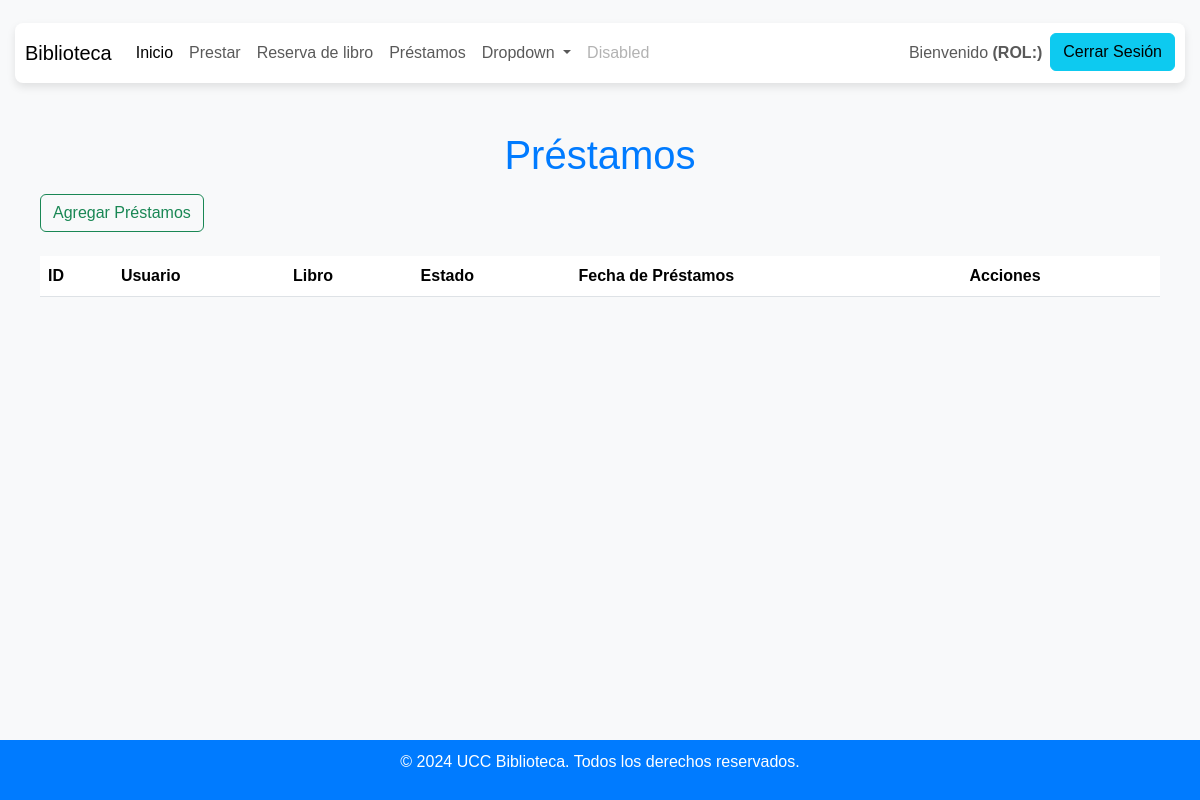
The page /prestamos/ on the database as committed earlier.
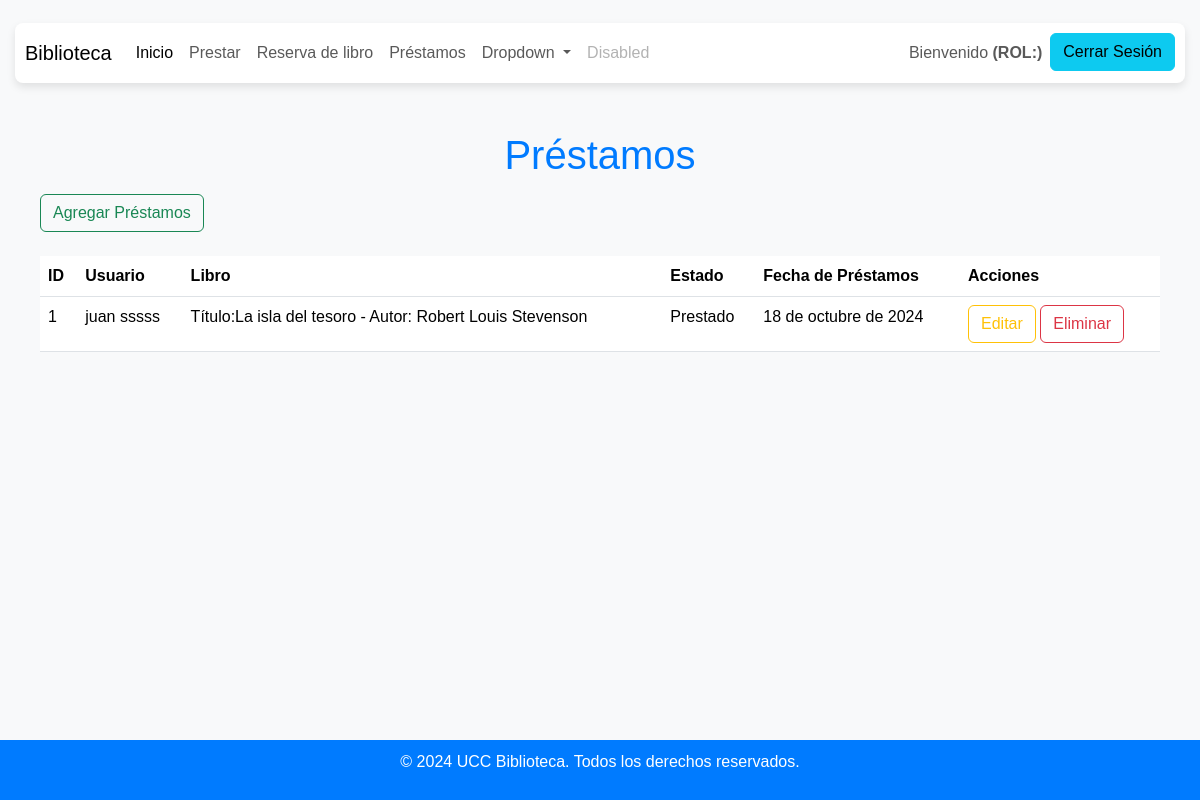
The same page on the database as committed later.
### biblioteca/models.py (models this page shows)
class Prestamo(models.Model):
    usuario = models.ForeignKey('Usuario', on_delete=models.DO_NOTHING)
    libro = models.ForeignKey('Libro', on_delete=models.DO_NOTHING, help_text="Libro reservado")
    fecha_reserva = models.DateField(auto_now_add = True, blank=False)
    fecha_devolucion = models.DateField(help_text="Fecha en que debe devolverse el libro")
    Estados = (
        (1, "Prestado"),
        (2, "Renovado"),
        (3, "Devuelto"),
        (4, "con novedad"),
    )
    estado = models.IntegerField(choices=Estados, default=1)
    observaciones = models.TextField(null=True, blank=True)

class Usuario(models.Model):
    correo = models.EmailField(max_length= 254, unique = True)
    nombre_completo = models.CharField(max_length=254)
    clave = models.CharField(max_length=254)
    ROLES = (
        ("A", "Administrador"),
        ("B", "Bibliotecario"),
        ("E", "Estudiante"),
    )
    rol = models.CharField(max_length=254,  choices= ROLES, default="E")
    def __str__(self) -> str:
        return f"{self.nombre_completo}"

class Libro(models.Model):
    titulo = models.CharField(max_length=254)
    autor = models.CharField(max_length=100)
    no_paginas = models.IntegerField()
    fecha_publicacion = models.DateField(help_text= "Fecha Publicacion")
    CLASIFICAC = (
        (0, ""),
        (1, "Romance"),
        (2, "Aventura"),
        (3, "Ficción"),
    )
    clasificacion = models.IntegerField(choices=CLASIFICAC, default=0 )
    foto = models.ImageField(upload_to="img/libros", default="img/libros/default.png", null=True, blank=True)
    def __str__(self) -> str:
        return f"Título:{self.titulo} - Autor: {self.autor}"

### biblioteca/views.py (the view)
# urls.py: path('prestamos/', views.prestamos, name='prestamos'),
def prestamos(request):
    q = Prestamo.objects.all()
    contexto = {"data": q}
    return render(request, 'libros/prestamos.html', contexto)

### biblioteca/templates/libros/prestamos.html (shortened to what this page needs)
{% extends 'base.html' %}
{% load static %}
{% block contenedor %}
    <h1> Préstamos </h1>
    <a href="{% url 'agregar_prestamo' %}">
        <button type="button" class="btn btn-outline-success">Agregar Préstamos</button>
    </a>
    <br />
    <br />
    <table class="table">
        <thead>
            <tr>
                <th scope="col">ID</th>
                <th scope="col">Usuario</th>
                <th scope="col">Libro</th>
                <th scope="col"> Estado</th>
                <th scope="col">Fecha de Préstamos</th>
                <th scope="col">Acciones</th>
            </tr>
        </thead>
        <tbody>
            {% for x in data %}
            <tr>
                <td>{{x.id}}</td>
                <td>{{x.usuario}}</td>
                <td>{{x.libro }}</td>
                <td>{{x.get_estado_display}}</td>
                <td>{{x.fecha_reserva}}</td>
                <td>
                    <a href="{% url 'editar_prestamo' x.id %}"><button type="button" class="btn btn-outline-warning" >Editar</button></a>
                    <a href="{% url 'eliminar_prestamo' x.id %}"><button class="btn btn-outline-danger" type="button">Eliminar</button></a>
                </td>
            </tr>
            {% endfor %}
        </tbody>
    </table>
{% endblock %}

Rows that differ between the two databases and show on the page:
added Prestamo: id "1", usuario "juan sssss", libro "Título:La isla del tesoro - Autor: Robert Louis Stevenson", estado "Prestado", fecha_reserva "18 de octubre de 2024"
